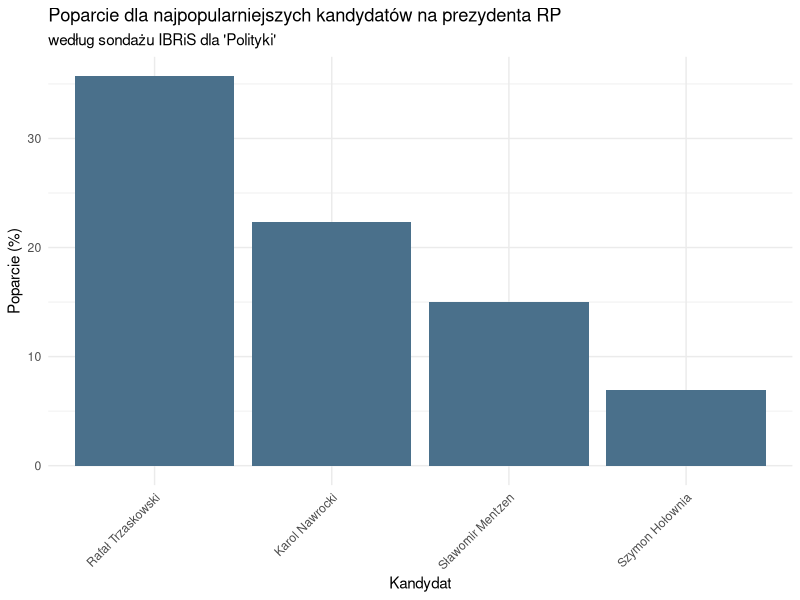

Generate this figure with R:
# Źródło wykresu: https://www.infor.pl/prawo/wybory/prezydenckie/6840011,najnowszy-sondaz-prezydencki-2025-nawrocki-trzaskowski-mentzen-wyb.html

# Elementami wymagającymi poprawy na oryginalnym wykresie są tytuł, który nie informuje, 
# co przedstawia wykres oraz legenda, która jest niepotrzebna i nie wprowadza żadnych
# nowych danych. 

library(ggplot2)
library(dplyr)

kandydaci <- c("Rafał Trzaskowski", "Karol Nawrocki", "Sławomir Mentzen", "Szymon Hołownia")
poparcie <- c(35.7, 22.3, 15.0,6.9)

df <- data.frame(
  Kandydat = kandydaci,
  Poparcie = poparcie
)

ggplot(df, aes(x = reorder(Kandydat, -Poparcie), y = Poparcie)) +
  geom_bar(stat = "identity", show.legend = FALSE, fill = 'skyblue4') +
  theme_minimal() +
  labs(title = "Poparcie dla najpopularniejszych kandydatów na prezydenta RP",
       subtitle = "według sondażu IBRiS dla 'Polityki'",
       x = "Kandydat",
       y = "Poparcie (%)") +
  theme(axis.text.x = element_text(angle = 45, hjust = 1))

# Na poprawionym wykresie tytuł i podtytuł informują odbiorcę, jakie dane są przedstawione.
# Ponadto nie ma niepotrzebnej legendy. Dodatkowo dodałam oś Y, na której zaznaczone są wartości
# procentowe, aby wykres był bardziej spójny z innymi wykresami w artykule. Dodane są również 
# opisy obu osi.
